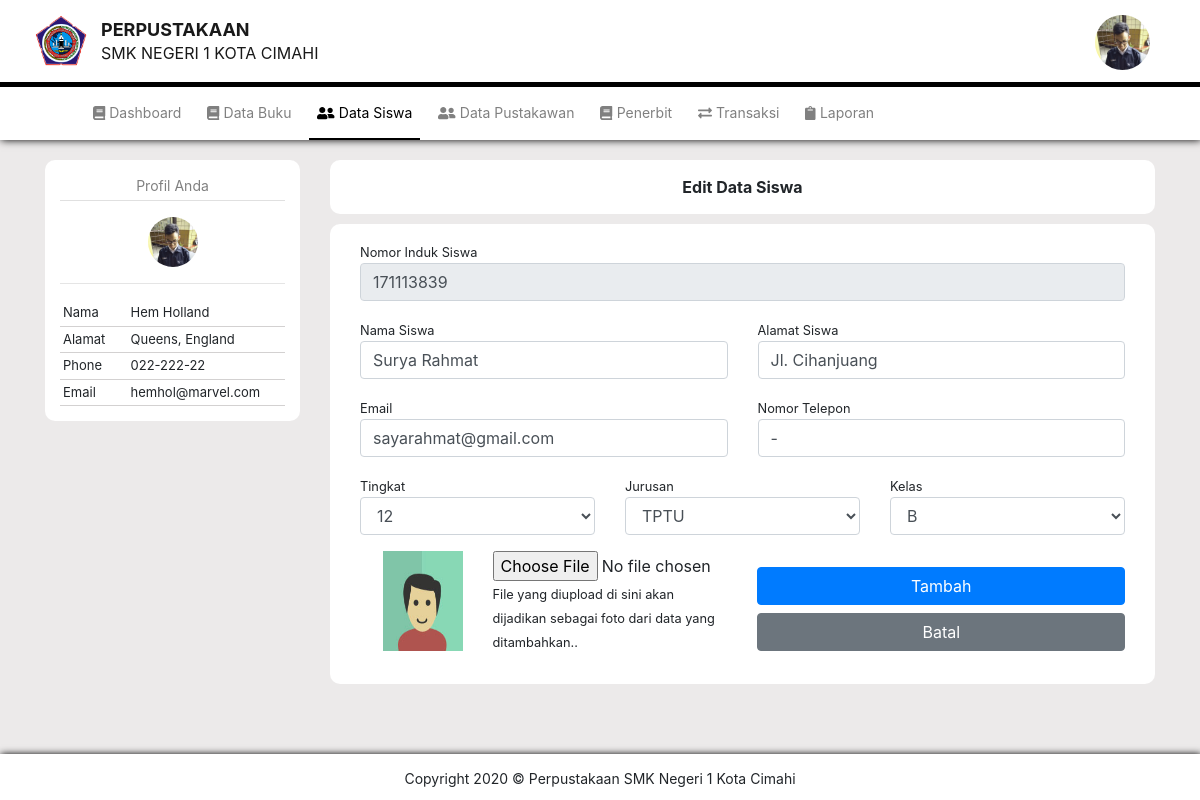
/pustakawan/edit-siswa.php?id=P001&nis=171113839, run on the app's committed database.
### tables this page shows
CREATE TABLE `pustakawan` (
  `idPustakawan` varchar(4) NOT NULL,
  `nama` varchar(50) DEFAULT NULL,
  `alamat` varchar(100) DEFAULT NULL,
  `phone` varchar(15) DEFAULT NULL,
  `email` varchar(50) DEFAULT NULL,
  `image` varchar(100) DEFAULT NULL
);

CREATE TABLE `siswa` (
  `nis` varchar(9) NOT NULL,
  `nama` varchar(100) DEFAULT NULL,
  `alamat` varchar(150) DEFAULT NULL,
  `jurusan` varchar(5) DEFAULT NULL,
  `tingkat` char(2) DEFAULT NULL,
  `kelas` char(1) DEFAULT NULL,
  `phone` varchar(15) DEFAULT NULL,
  `email` varchar(50) DEFAULT NULL,
  `image` varchar(100) DEFAULT NULL
);

### pustakawan/edit-siswa.php (the view, shortened to what this page needs)
<?php
  require "../proses/koneksi.php";
  $id = $_GET['id'];
  $query = "SELECT * FROM pustakawan, login WHERE pustakawan.idPustakawan=:id AND pustakawan.idPustakawan=login.idPustakawan";
  $result = $con->prepare($query);
  $result->bindParam(':id', $id);
  $result->execute();
  while($row = $result->fetch(PDO::FETCH_ASSOC)){
    $nama = $row['nama'];
    $alamat = $row['alamat'];
    $phone = $row['phone'];
    $email = $row['email'];
    $image = $row['image'];
  }
?>
<?php
    $nis = $_GET['nis'];
    $sisdata = $con->prepare("SELECT * FROM siswa WHERE nis=:nis");
    $sisdata->bindParam(':nis', $nis);
    $sisdata->execute();
    while($sis = $sisdata->fetch(PDO::FETCH_ASSOC)){
        $sisnama = $sis['nama'];
        $sisalamat = $sis['alamat'];
        $sisjurusan = $sis['jurusan'];
        $sistingkat = $sis['tingkat'];
        $siskelas = $sis['kelas'];
        $sisphone = $sis['phone'];
        $sisemail = $sis['email'];
        $sisimage = $sis['image'];
    }
?>
<!doctype html>
<html lang="en">
  <head>
    <link rel="stylesheet" href="../assets/css/bootstrap.min.css">
    <link rel="stylesheet" href="style.css">
    <link rel="stylesheet" href="../assets/css/all.min.css">
    <link rel="stylesheet" href="../assets/css/navbar.css">
  </head>
  <body>
    <nav class="navbar navbar-light">
      <div class="container-fluid">
        <a class="navbar-brand" href="#">
          <img src="../assets/img/brand/logo.png" width="60" class="d-inline-block align-top" alt="">
          <p class="judul-pertama">perpustakaan</p>
          <p class="judul-kedua">smk negeri 1 kota cimahi</p>
        </a>
      </div>
    </nav>
    <img src="../upload/<?php echo $image; ?>" class="foto-pustakawan foto" width="55" height="55">
    <nav class="navbar2 navbar-expand-lg navbar-light">
        <div class="collapse navbar-collapse" id="navbarNavAltMarkup">
          <div class="navbar-nav">
            <a class="nav-item nav-link disabled" href="home.html"><i class="fas fa-book"></i>&nbsp;Dashboard</a>
            <a class="nav-item nav-link disabled" href="data-buku.html"><i class="fas fa-book"></i>&nbsp;Data Buku</a>
            <a class="nav-item nav-link aktif" href="#"><i class="fas fa-user-friends"></i>&nbsp;Data Siswa</a>
            <a class="nav-item nav-link disabled" href="#"><i class="fas fa-user-friends"></i>&nbsp;Data Pustakawan</a>
            <a class="nav-item nav-link disabled" href="penerbit.html"><i class="fas fa-book"></i>&nbsp;Penerbit</a>
            <a class="nav-item nav-link disabled" href="transaksi.html"><i class="fas fa-exchange-alt"></i>&nbsp;Transaksi</a>
            <a class="nav-item nav-link disabled" href="laporan.html"><i class="fas fa-clipboard"></i>&nbsp;Laporan</a>
          </div>
        </div>
    </nav>
    <div class="content">
      <div class="container">
        <div class="row">
            <div class="col-lg-3">
                <div class="a">
                  <div class="your-profile-title text-center pb-1 mb-3">
                    Profil Anda
                  </div>
                  <div class="data-admin">
                    <div class="foto-admin text-center">
                      <img src="../upload/<?php echo $image; ?>" class="foto" width="50" height="50">
                      <hr>
                    </div>
                    <div class="data-admin">
                      <table style="width: 100%;">
                        <tr class="row-data-admin">
                          <td style="width: 30%; vertical-align: top;">Nama</td>
                          <td style="width: 70%;"><?php echo $nama; ?></td>
                        </tr>
                        <tr class="row-data-admin">
                          <td style="vertical-align: top;">Alamat</td>
                          <td><?php echo $alamat; ?></td>
                        </tr>
                        <tr class="row-data-admin">
                          <td style="vertical-align: top;">Phone</td>
                          <td><?php echo $phone; ?></td>
                        </tr>
                        <tr class="row-data-admin">
                          <td style="vertical-align: top;">Email</td>
                          <td><?php echo $email; ?></td>
                        </tr>
                      </table>
                    </div>
                  </div>
                </div>
              </div>
          <div class="col-lg-9">
            <div class="a judul-act">
                Edit Data Siswa
            </div>
            <div class="a">
             <form action="../proses/edit.php?id=<?php echo $id ?>&nis=<?php echo $nis; ?>" method="post" enctype="multipart/form-data">
              <div class="container-fluid">
                <div class="form-group">
                  <div class="row">
                    <div class="col-12">
                      <small>Nomor Induk Siswa</small>
                      <input type="text" class="form-control" name="nis" autocomplete="off" placeholder="NIS..." readonly required value="<?php echo $nis; ?>">
                    </div>
                  </div>
                </div>
                <div class="form-group">
                  <div class="row">
                    <div class="col-6">
                      <small>Nama Siswa</small>
                      <input type="text" class="form-control" name="nama" autocomplete="off" placeholder="Nama lengkap..." required value="<?php echo $sisnama; ?>">
                    </div>
                    <div class="col-6">
                      <small>Alamat Siswa</small>
                      <input type="text" class="form-control" name="alamat" autocomplete="off" placeholder="Alamat..." required value="<?php echo $sisalamat; ?>">
                    </div>
                  </div>
                </div>
                <div class="form-group">
                  <div class="row">
                    <div class="col-6">
                      <small>Email</small>
                      <input type="email" class="form-control" name="email" autocomplete="off" placeholder="Email..." required value="<?php echo $sisemail; ?>">
                    </div>
                    <div class="col-6">
                      <small>Nomor Telepon</small>
                      <input type="telp" class="form-control" name="phone" autocomplete="off" placeholder="Nomor Telepon..." required value="<?php echo $sisphone; ?>">
                    </div>
                  </div>
                </div>
                <div class="form-group">
                  <div class="row">
                    <div class="col-4">
                      <small>Tingkat</small>
                      <select class="form-control" name="tingkat">
                        <option <?php if($sistingkat=="12"){echo "selected";} ?> value="12">12</option>
                      </select>
                    </div>
                    <div class="col-4">
                      <small>Jurusan</small>
                      <select class="form-control" name="jurusan">
                        <option <?php if($sisjurusan=="TPTU"){echo "selected";} ?> value="TPTU">TPTU</option>
                      </select>
                    </div>
                    <div class="col-4">
                      <small>Kelas</small>
                      <select class="form-control" name="kelas">
                        <option <?php if($siskelas=="B"){echo "selected";} ?> value="B">B</option>
                      </select>
                    </div>
                  </div>
                </div>
                <div class="form-group">
                  <div class="row">
                    <div class="col-lg-2 col-sm-6 col-4 text-right">
                      <img src="../upload/siswa/<?php echo $sisimage; ?>" id="gambar" style="width: 80px; height: 100px;">
                    </div>
                    <div class="col-lg-4 col-sm-6 col-8">
                      <input type="file" class="form-control-file" name="fotosiswa" onchange="document.getElementById('gambar').src = window.URL.createObjectURL(this.files[0])">
                      <small>File yang diupload di sini akan dijadikan sebagai foto dari data yang ditambahkan..</small>
                    </div>
                    <div class="col-lg-6 col-sm-12 col-12">
                      <button type="submit" class="btn btn-primary mt-3 mb-2" style="width: 100%;" name="editsis">Tambah</button>
                      <a type="submit" class="btn btn-secondary" style="width: 100%; color: white;"  data-toggle="modal" data-target="#batal-edit">Batal</a>
                    </div>
                  </div>
                </div>
              </div>
             </form>
            </div>
          </div>
        </div>
      </div>
    </div>
    <div class="footer text-center">
      Copyright 2020 &copy; Perpustakaan SMK Negeri 1 Kota Cimahi
    </div>
  </body>
</html>

### pustakawan/style.css (style rules this page uses)
body { background-color: rgb(236, 234, 234); }
.navbar, .navbar2 { background-color: #fff; }
.navbar { border-bottom: 5px solid black; }
.navbar a.navbar-brand img { float: left; margin-right: 10px; }
.navbar a.navbar-brand p { font-size: 18px; text-transform: uppercase; line-height: 0; }
.navbar a.navbar-brand p.judul-pertama { font-weight: bold; margin-top: 17px; }
.navbar a.navbar-brand p.judul-kedua { margin-top: 23px; font-size: 16px; }
a.aktif { border-bottom: 2px black solid; }
.foto-pustakawan { position: absolute; top: 15px; right: 50px; }
img.foto { border-radius: 100px; }
.navbar2 { box-shadow: 1px 0px 8px black; }
.navbar2 .navbar-nav { margin-left: 85px; }
.navbar2 a.nav-item { font-size: 14px; color: black !important; margin-right: 10px; padding: 15px; }
.navbar2 a.disabled { color: gray !important; }
.content { margin-top: 10px; min-height: 73vh; }
.a { width: 100%; background-color: rgb(255, 255, 255); border-radius: 10px; padding: 15px; margin-top: 10px; }
.content .data-admin table tr.row-data-admin { border-bottom: 1px solid rgb(211, 209, 209); }
.content .data-admin table tr td { font-size: 13px; padding: 3px; }
.footer { width: 100%; padding: 14px; font-size: 14px; background-color: #fff; margin-top: 20px; box-shadow: 1px 0px 7px black; }
.your-profile-title { font-size: 14px; color: gray; border-bottom: rgb(224, 224, 224) 1px solid; }

### assets/css/navbar.css (style rules this page uses)
.judul-act { font-weight: bold; text-align: center; font-size: 16px; }

### data on the page
pustakawan: image (picture), nama "Hem Holland", alamat "Queens, England", phone "022-222-22", email "hemhol@marvel.com"
siswa: nama "Surya Rahmat", alamat "Jl. Cihanjuang", email "sayarahmat@gmail.com", phone "-", tingkat "12", jurusan "TPTU", kelas "B", image (placeholder picture)
